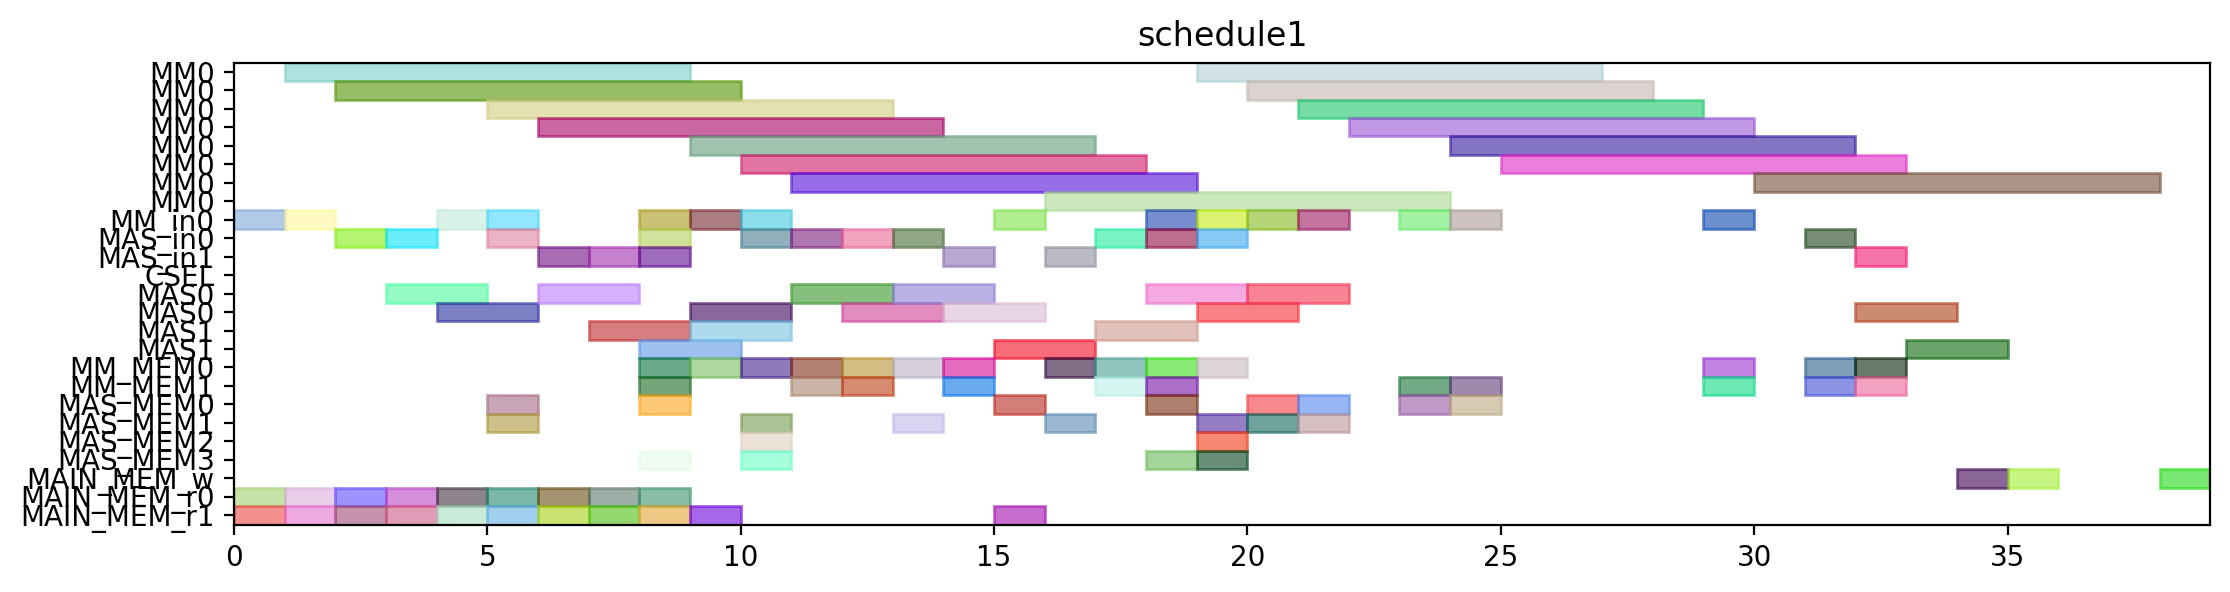

Write the Python code that produced this figure.
from pyschedule import Scenario, solvers, plotters, alt


def solve():
	horizon = 150
	S = Scenario("schedule1", horizon=horizon)

	# resource
	MM = S.Resources('MM', num=1, size=8)
	MM_in = S.Resources('MM_in', num=1)
	MAS_in = S.Resources('MAS_in', num=2)
	CSEL = S.Resource('CSEL')
	MAS = S.Resources('MAS', num=2, size=2, periods=range(1, horizon))
	MM_MEM = S.Resources('MM_MEM', num=2)
	MAS_MEM = S.Resources('MAS_MEM', num=4)
	MAIN_MEM_w = S.Resource('MAIN_MEM_w', size=1)
	MAIN_MEM_r = S.Resources('MAIN_MEM_r', num=2)

	# result of previous scheduling
	t0_in = S.Task('t0_in', length=1, delay_cost=1)
	S += t0_in >= 0
	t0_in += MM_in[0]

	t0_mem0 = S.Task('t0_mem0', length=1, delay_cost=1)
	S += t0_mem0 >= 0
	t0_mem0 += MAIN_MEM_r[0]

	t0_mem1 = S.Task('t0_mem1', length=1, delay_cost=1)
	S += t0_mem1 >= 0
	t0_mem1 += MAIN_MEM_r[1]

	t0 = S.Task('t0', length=8, delay_cost=1)
	S += t0 >= 1
	t0 += MM[0]

	t2_in = S.Task('t2_in', length=1, delay_cost=1)
	S += t2_in >= 1
	t2_in += MM_in[0]

	t2_mem0 = S.Task('t2_mem0', length=1, delay_cost=1)
	S += t2_mem0 >= 1
	t2_mem0 += MAIN_MEM_r[0]

	t2_mem1 = S.Task('t2_mem1', length=1, delay_cost=1)
	S += t2_mem1 >= 1
	t2_mem1 += MAIN_MEM_r[1]

	t14_in = S.Task('t14_in', length=1, delay_cost=1)
	S += t14_in >= 2
	t14_in += MAS_in[0]

	t14_mem0 = S.Task('t14_mem0', length=1, delay_cost=1)
	S += t14_mem0 >= 2
	t14_mem0 += MAIN_MEM_r[0]

	t14_mem1 = S.Task('t14_mem1', length=1, delay_cost=1)
	S += t14_mem1 >= 2
	t14_mem1 += MAIN_MEM_r[1]

	t2 = S.Task('t2', length=8, delay_cost=1)
	S += t2 >= 2
	t2 += MM[0]

	t13_in = S.Task('t13_in', length=1, delay_cost=1)
	S += t13_in >= 3
	t13_in += MAS_in[0]

	t13_mem0 = S.Task('t13_mem0', length=1, delay_cost=1)
	S += t13_mem0 >= 3
	t13_mem0 += MAIN_MEM_r[0]

	t13_mem1 = S.Task('t13_mem1', length=1, delay_cost=1)
	S += t13_mem1 >= 3
	t13_mem1 += MAIN_MEM_r[1]

	t14 = S.Task('t14', length=2, delay_cost=1)
	S += t14 >= 3
	t14 += MAS[0]

	t13 = S.Task('t13', length=2, delay_cost=1)
	S += t13 >= 4
	t13 += MAS[0]

	t1_in = S.Task('t1_in', length=1, delay_cost=1)
	S += t1_in >= 4
	t1_in += MM_in[0]

	t1_mem0 = S.Task('t1_mem0', length=1, delay_cost=1)
	S += t1_mem0 >= 4
	t1_mem0 += MAIN_MEM_r[0]

	t1_mem1 = S.Task('t1_mem1', length=1, delay_cost=1)
	S += t1_mem1 >= 4
	t1_mem1 += MAIN_MEM_r[1]

	t1 = S.Task('t1', length=8, delay_cost=1)
	S += t1 >= 5
	t1 += MM[0]

	t15_in = S.Task('t15_in', length=1, delay_cost=1)
	S += t15_in >= 5
	t15_in += MM_in[0]

	t15_mem0 = S.Task('t15_mem0', length=1, delay_cost=1)
	S += t15_mem0 >= 5
	t15_mem0 += MAS_MEM[0]

	t15_mem1 = S.Task('t15_mem1', length=1, delay_cost=1)
	S += t15_mem1 >= 5
	t15_mem1 += MAS_MEM[1]

	t3_in = S.Task('t3_in', length=1, delay_cost=1)
	S += t3_in >= 5
	t3_in += MAS_in[0]

	t3_mem0 = S.Task('t3_mem0', length=1, delay_cost=1)
	S += t3_mem0 >= 5
	t3_mem0 += MAIN_MEM_r[0]

	t3_mem1 = S.Task('t3_mem1', length=1, delay_cost=1)
	S += t3_mem1 >= 5
	t3_mem1 += MAIN_MEM_r[1]

	t15 = S.Task('t15', length=8, delay_cost=1)
	S += t15 >= 6
	t15 += MM[0]

	t3 = S.Task('t3', length=2, delay_cost=1)
	S += t3 >= 6
	t3 += MAS[0]

	t4_in = S.Task('t4_in', length=1, delay_cost=1)
	S += t4_in >= 6
	t4_in += MAS_in[1]

	t4_mem0 = S.Task('t4_mem0', length=1, delay_cost=1)
	S += t4_mem0 >= 6
	t4_mem0 += MAIN_MEM_r[0]

	t4_mem1 = S.Task('t4_mem1', length=1, delay_cost=1)
	S += t4_mem1 >= 6
	t4_mem1 += MAIN_MEM_r[1]

	t4 = S.Task('t4', length=2, delay_cost=1)
	S += t4 >= 7
	t4 += MAS[1]

	t8_in = S.Task('t8_in', length=1, delay_cost=1)
	S += t8_in >= 7
	t8_in += MAS_in[1]

	t8_mem0 = S.Task('t8_mem0', length=1, delay_cost=1)
	S += t8_mem0 >= 7
	t8_mem0 += MAIN_MEM_r[0]

	t8_mem1 = S.Task('t8_mem1', length=1, delay_cost=1)
	S += t8_mem1 >= 7
	t8_mem1 += MAIN_MEM_r[1]

	t18_in = S.Task('t18_in', length=1, delay_cost=1)
	S += t18_in >= 8
	t18_in += MAS_in[1]

	t18_mem0 = S.Task('t18_mem0', length=1, delay_cost=1)
	S += t18_mem0 >= 8
	t18_mem0 += MM_MEM[0]

	t18_mem1 = S.Task('t18_mem1', length=1, delay_cost=1)
	S += t18_mem1 >= 8
	t18_mem1 += MM_MEM[1]

	t5_in = S.Task('t5_in', length=1, delay_cost=1)
	S += t5_in >= 8
	t5_in += MM_in[0]

	t5_mem0 = S.Task('t5_mem0', length=1, delay_cost=1)
	S += t5_mem0 >= 8
	t5_mem0 += MAS_MEM[0]

	t5_mem1 = S.Task('t5_mem1', length=1, delay_cost=1)
	S += t5_mem1 >= 8
	t5_mem1 += MAS_MEM[3]

	t8 = S.Task('t8', length=2, delay_cost=1)
	S += t8 >= 8
	t8 += MAS[1]

	t9_in = S.Task('t9_in', length=1, delay_cost=1)
	S += t9_in >= 8
	t9_in += MAS_in[0]

	t9_mem0 = S.Task('t9_mem0', length=1, delay_cost=1)
	S += t9_mem0 >= 8
	t9_mem0 += MAIN_MEM_r[0]

	t9_mem1 = S.Task('t9_mem1', length=1, delay_cost=1)
	S += t9_mem1 >= 8
	t9_mem1 += MAIN_MEM_r[1]

	t18 = S.Task('t18', length=2, delay_cost=1)
	S += t18 >= 9
	t18 += MAS[1]

	t20_in = S.Task('t20_in', length=1, delay_cost=1)
	S += t20_in >= 9
	t20_in += MM_in[0]

	t20_mem0 = S.Task('t20_mem0', length=1, delay_cost=1)
	S += t20_mem0 >= 9
	t20_mem0 += MM_MEM[0]

	t20_mem1 = S.Task('t20_mem1', length=1, delay_cost=1)
	S += t20_mem1 >= 9
	t20_mem1 += MAIN_MEM_r[1]

	t5 = S.Task('t5', length=8, delay_cost=1)
	S += t5 >= 9
	t5 += MM[0]

	t9 = S.Task('t9', length=2, delay_cost=1)
	S += t9 >= 9
	t9 += MAS[0]

	t10_in = S.Task('t10_in', length=1, delay_cost=1)
	S += t10_in >= 10
	t10_in += MM_in[0]

	t10_mem0 = S.Task('t10_mem0', length=1, delay_cost=1)
	S += t10_mem0 >= 10
	t10_mem0 += MAS_MEM[2]

	t10_mem1 = S.Task('t10_mem1', length=1, delay_cost=1)
	S += t10_mem1 >= 10
	t10_mem1 += MAS_MEM[1]

	t19_in = S.Task('t19_in', length=1, delay_cost=1)
	S += t19_in >= 10
	t19_in += MAS_in[0]

	t19_mem0 = S.Task('t19_mem0', length=1, delay_cost=1)
	S += t19_mem0 >= 10
	t19_mem0 += MM_MEM[0]

	t19_mem1 = S.Task('t19_mem1', length=1, delay_cost=1)
	S += t19_mem1 >= 10
	t19_mem1 += MAS_MEM[3]

	t20 = S.Task('t20', length=8, delay_cost=1)
	S += t20 >= 10
	t20 += MM[0]

	t10 = S.Task('t10', length=8, delay_cost=1)
	S += t10 >= 11
	t10 += MM[0]

	t16_in = S.Task('t16_in', length=1, delay_cost=1)
	S += t16_in >= 11
	t16_in += MAS_in[0]

	t16_mem0 = S.Task('t16_mem0', length=1, delay_cost=1)
	S += t16_mem0 >= 11
	t16_mem0 += MM_MEM[0]

	t16_mem1 = S.Task('t16_mem1', length=1, delay_cost=1)
	S += t16_mem1 >= 11
	t16_mem1 += MM_MEM[1]

	t19 = S.Task('t19', length=2, delay_cost=1)
	S += t19 >= 11
	t19 += MAS[0]

	t16 = S.Task('t16', length=2, delay_cost=1)
	S += t16 >= 12
	t16 += MAS[0]

	t6_in = S.Task('t6_in', length=1, delay_cost=1)
	S += t6_in >= 12
	t6_in += MAS_in[0]

	t6_mem0 = S.Task('t6_mem0', length=1, delay_cost=1)
	S += t6_mem0 >= 12
	t6_mem0 += MM_MEM[0]

	t6_mem1 = S.Task('t6_mem1', length=1, delay_cost=1)
	S += t6_mem1 >= 12
	t6_mem1 += MM_MEM[1]

	t17_in = S.Task('t17_in', length=1, delay_cost=1)
	S += t17_in >= 13
	t17_in += MAS_in[0]

	t17_mem0 = S.Task('t17_mem0', length=1, delay_cost=1)
	S += t17_mem0 >= 13
	t17_mem0 += MM_MEM[0]

	t17_mem1 = S.Task('t17_mem1', length=1, delay_cost=1)
	S += t17_mem1 >= 13
	t17_mem1 += MAS_MEM[1]

	t6 = S.Task('t6', length=2, delay_cost=1)
	S += t6 >= 13
	t6 += MAS[0]

	t11_in = S.Task('t11_in', length=1, delay_cost=1)
	S += t11_in >= 14
	t11_in += MAS_in[1]

	t11_mem0 = S.Task('t11_mem0', length=1, delay_cost=1)
	S += t11_mem0 >= 14
	t11_mem0 += MM_MEM[0]

	t11_mem1 = S.Task('t11_mem1', length=1, delay_cost=1)
	S += t11_mem1 >= 14
	t11_mem1 += MM_MEM[1]

	t17 = S.Task('t17', length=2, delay_cost=1)
	S += t17 >= 14
	t17 += MAS[0]

	t11 = S.Task('t11', length=2, delay_cost=1)
	S += t11 >= 15
	t11 += MAS[1]

	t23_in = S.Task('t23_in', length=1, delay_cost=1)
	S += t23_in >= 15
	t23_in += MM_in[0]

	t23_mem0 = S.Task('t23_mem0', length=1, delay_cost=1)
	S += t23_mem0 >= 15
	t23_mem0 += MAS_MEM[0]

	t23_mem1 = S.Task('t23_mem1', length=1, delay_cost=1)
	S += t23_mem1 >= 15
	t23_mem1 += MAIN_MEM_r[1]

	t23 = S.Task('t23', length=8, delay_cost=1)
	S += t23 >= 16
	t23 += MM[0]

	t7_in = S.Task('t7_in', length=1, delay_cost=1)
	S += t7_in >= 16
	t7_in += MAS_in[1]

	t7_mem0 = S.Task('t7_mem0', length=1, delay_cost=1)
	S += t7_mem0 >= 16
	t7_mem0 += MM_MEM[0]

	t7_mem1 = S.Task('t7_mem1', length=1, delay_cost=1)
	S += t7_mem1 >= 16
	t7_mem1 += MAS_MEM[1]

	t22_in = S.Task('t22_in', length=1, delay_cost=1)
	S += t22_in >= 17
	t22_in += MAS_in[0]

	t22_mem0 = S.Task('t22_mem0', length=1, delay_cost=1)
	S += t22_mem0 >= 17
	t22_mem0 += MM_MEM[0]

	t22_mem1 = S.Task('t22_mem1', length=1, delay_cost=1)
	S += t22_mem1 >= 17
	t22_mem1 += MM_MEM[1]

	t7 = S.Task('t7', length=2, delay_cost=1)
	S += t7 >= 17
	t7 += MAS[1]

	t21_in = S.Task('t21_in', length=1, delay_cost=1)
	S += t21_in >= 18
	t21_in += MAS_in[0]

	t21_mem0 = S.Task('t21_mem0', length=1, delay_cost=1)
	S += t21_mem0 >= 18
	t21_mem0 += MM_MEM[0]

	t21_mem1 = S.Task('t21_mem1', length=1, delay_cost=1)
	S += t21_mem1 >= 18
	t21_mem1 += MM_MEM[1]

	t22 = S.Task('t22', length=2, delay_cost=1)
	S += t22 >= 18
	t22 += MAS[0]

	t28_in = S.Task('t28_in', length=1, delay_cost=1)
	S += t28_in >= 18
	t28_in += MM_in[0]

	t28_mem0 = S.Task('t28_mem0', length=1, delay_cost=1)
	S += t28_mem0 >= 18
	t28_mem0 += MAS_MEM[0]

	t28_mem1 = S.Task('t28_mem1', length=1, delay_cost=1)
	S += t28_mem1 >= 18
	t28_mem1 += MAS_MEM[3]

	t12_in = S.Task('t12_in', length=1, delay_cost=1)
	S += t12_in >= 19
	t12_in += MAS_in[0]

	t12_mem0 = S.Task('t12_mem0', length=1, delay_cost=1)
	S += t12_mem0 >= 19
	t12_mem0 += MM_MEM[0]

	t12_mem1 = S.Task('t12_mem1', length=1, delay_cost=1)
	S += t12_mem1 >= 19
	t12_mem1 += MAS_MEM[3]

	t21 = S.Task('t21', length=2, delay_cost=1)
	S += t21 >= 19
	t21 += MAS[0]

	t25_in = S.Task('t25_in', length=1, delay_cost=1)
	S += t25_in >= 19
	t25_in += MM_in[0]

	t25_mem0 = S.Task('t25_mem0', length=1, delay_cost=1)
	S += t25_mem0 >= 19
	t25_mem0 += MAS_MEM[2]

	t25_mem1 = S.Task('t25_mem1', length=1, delay_cost=1)
	S += t25_mem1 >= 19
	t25_mem1 += MAS_MEM[1]

	t28 = S.Task('t28', length=8, delay_cost=1)
	S += t28 >= 19
	t28 += MM[0]

	t12 = S.Task('t12', length=2, delay_cost=1)
	S += t12 >= 20
	t12 += MAS[0]

	t25 = S.Task('t25', length=8, delay_cost=1)
	S += t25 >= 20
	t25 += MM[0]

	t27_in = S.Task('t27_in', length=1, delay_cost=1)
	S += t27_in >= 20
	t27_in += MM_in[0]

	t27_mem0 = S.Task('t27_mem0', length=1, delay_cost=1)
	S += t27_mem0 >= 20
	t27_mem0 += MAS_MEM[0]

	t27_mem1 = S.Task('t27_mem1', length=1, delay_cost=1)
	S += t27_mem1 >= 20
	t27_mem1 += MAS_MEM[1]

	t27 = S.Task('t27', length=8, delay_cost=1)
	S += t27 >= 21
	t27 += MM[0]

	t29_in = S.Task('t29_in', length=1, delay_cost=1)
	S += t29_in >= 21
	t29_in += MM_in[0]

	t29_mem0 = S.Task('t29_mem0', length=1, delay_cost=1)
	S += t29_mem0 >= 21
	t29_mem0 += MAS_MEM[0]

	t29_mem1 = S.Task('t29_mem1', length=1, delay_cost=1)
	S += t29_mem1 >= 21
	t29_mem1 += MAS_MEM[1]

	t29 = S.Task('t29', length=8, delay_cost=1)
	S += t29 >= 22
	t29 += MM[0]


	# new tasks
	t24 = S.Task('t24', length=8, delay_cost=1)
	t24 += alt(MM)
	t24_in = S.Task('t24_in', length=1, delay_cost=1)
	t24_in += alt(MM_in)
	S += t24_in*MM_in[0]<=t24*MM[0]
	t24_mem0 = S.Task('t24_mem0', length=1, delay_cost=1)
	t24_mem0 += MAS_MEM[0]
	S += 21 < t24_mem0
	S += t24_mem0 <= t24

	t24_mem1 = S.Task('t24_mem1', length=1, delay_cost=1)
	t24_mem1 += MM_MEM[1]
	S += 23 < t24_mem1
	S += t24_mem1 <= t24

	t26 = S.Task('t26', length=8, delay_cost=1)
	t26 += alt(MM)
	t26_in = S.Task('t26_in', length=1, delay_cost=1)
	t26_in += alt(MM_in)
	S += t26_in*MM_in[0]<=t26*MM[0]
	t26_mem0 = S.Task('t26_mem0', length=1, delay_cost=1)
	t26_mem0 += MAS_MEM[0]
	S += 12 < t26_mem0
	S += t26_mem0 <= t26

	t26_mem1 = S.Task('t26_mem1', length=1, delay_cost=1)
	t26_mem1 += MM_MEM[1]
	S += 23 < t26_mem1
	S += t26_mem1 <= t26

	PZ_new = S.Task('PZ_new', length=8, delay_cost=1)
	PZ_new += alt(MM)
	PZ_new_in = S.Task('PZ_new_in', length=1, delay_cost=1)
	PZ_new_in += alt(MM_in)
	S += PZ_new_in*MM_in[0]<=PZ_new*MM[0]
	S += 0<PZ_new

	PZ_new_w = S.Task('PZ_new_w', length=1, delay_cost=1)
	PZ_new_w += alt(MAIN_MEM_w)
	S += PZ_new <= PZ_new_w

	PZ_new_mem0 = S.Task('PZ_new_mem0', length=1, delay_cost=1)
	PZ_new_mem0 += MM_MEM[0]
	S += 29 < PZ_new_mem0
	S += PZ_new_mem0 <= PZ_new

	PZ_new_mem1 = S.Task('PZ_new_mem1', length=1, delay_cost=1)
	PZ_new_mem1 += MM_MEM[1]
	S += 26 < PZ_new_mem1
	S += PZ_new_mem1 <= PZ_new

	PX_new = S.Task('PX_new', length=2, delay_cost=1)
	PX_new += alt(MAS)
	PX_new_in = S.Task('PX_new_in', length=1, delay_cost=1)
	PX_new_in += alt(MAS_in)
	S += PX_new_in*MAS_in[0]<=PX_new*MAS[0]

	S += PX_new_in*MAS_in[1]<=PX_new*MAS[1]

	S += 0<PX_new

	PX_new_w = S.Task('PX_new_w', length=1, delay_cost=1)
	PX_new_w += alt(MAIN_MEM_w)
	S += PX_new <= PX_new_w

	PX_new_mem0 = S.Task('PX_new_mem0', length=1, delay_cost=1)
	PX_new_mem0 += MM_MEM[0]
	S += 27 < PX_new_mem0
	S += PX_new_mem0 <= PX_new

	PX_new_mem1 = S.Task('PX_new_mem1', length=1, delay_cost=1)
	PX_new_mem1 += alt(MM_MEM)
	S += (t24*MM[0])-1 < PX_new_mem1*MM_MEM[1]
	S += PX_new_mem1 <= PX_new

	PY_new = S.Task('PY_new', length=2, delay_cost=1)
	PY_new += alt(MAS)
	PY_new_in = S.Task('PY_new_in', length=1, delay_cost=1)
	PY_new_in += alt(MAS_in)
	S += PY_new_in*MAS_in[0]<=PY_new*MAS[0]

	S += PY_new_in*MAS_in[1]<=PY_new*MAS[1]

	S += 0<PY_new

	PY_new_w = S.Task('PY_new_w', length=1, delay_cost=1)
	PY_new_w += alt(MAIN_MEM_w)
	S += PY_new <= PY_new_w

	PY_new_mem0 = S.Task('PY_new_mem0', length=1, delay_cost=1)
	PY_new_mem0 += MM_MEM[0]
	S += 28 < PY_new_mem0
	S += PY_new_mem0 <= PY_new

	PY_new_mem1 = S.Task('PY_new_mem1', length=1, delay_cost=1)
	PY_new_mem1 += alt(MM_MEM)
	S += (t26*MM[0])-1 < PY_new_mem1*MM_MEM[1]
	S += PY_new_mem1 <= PY_new

	solvers.mip.solve(S,msg=1,kind='CPLEX',ratio_gap=1.01)

	solution = [['hoge']*len(S.solution()[1]) for i in range(len(S.solution()))]
	for i in range(len(S.solution())):
		for j in range(len(S.solution()[i])):
			solution[i][j]=str(S.solution()[i][j])
	print(solution)

	cycles = int(solution[-1][3])

	pic_file_name = "/mnt/rose/usr1/fukuda/ABE/multiRAM_multiMAS_16mux/scheduling_result/stage8MM1_stage2MAS2/EP_ADD_A_0/schedule1.png"
	if(S.solution() != []):
		plotters.matplotlib.plot(S,img_filename=pic_file_name, show_task_labels=False, fig_size=(cycles*0.25+3, 3))

	return solution
